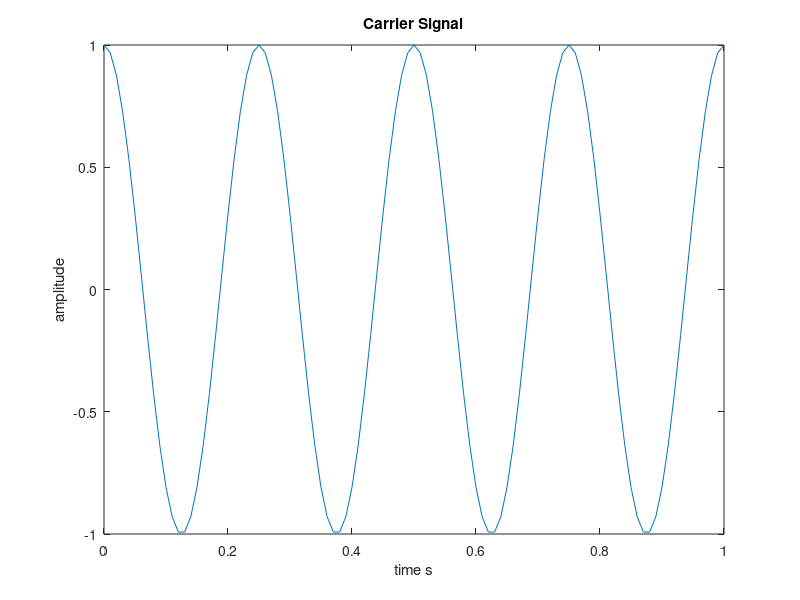
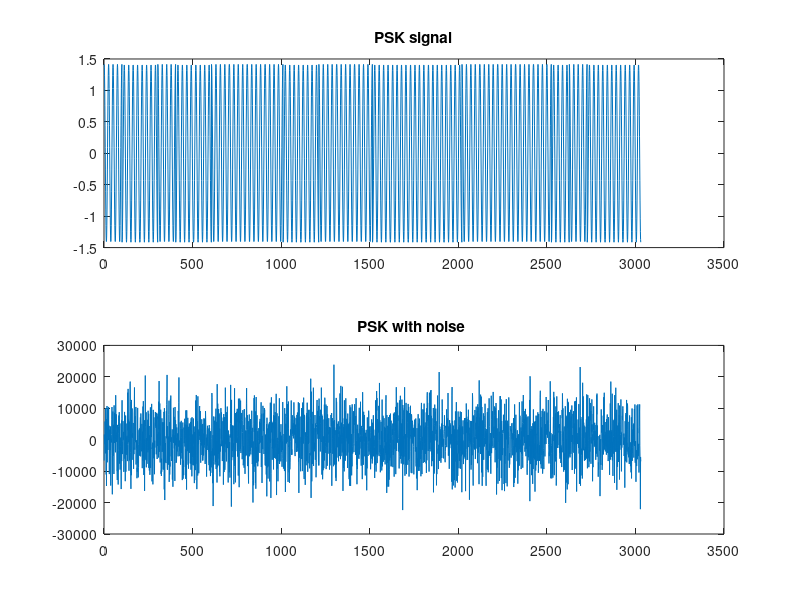
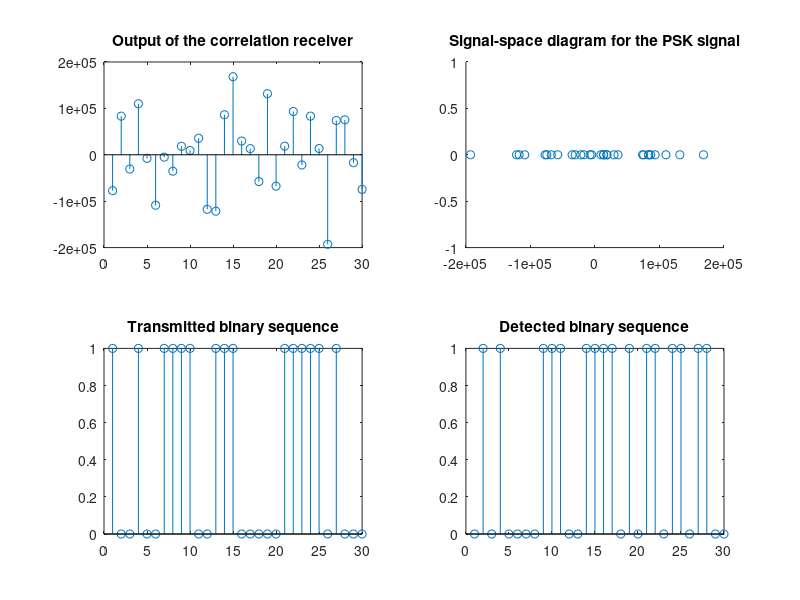

These charts were generated, in order, by the following MATLAB code:

clc; clear all;     close all;
%%
number_bits = 30; 
BINSEQ = abs(round(rand(1,number_bits)*2-1));
t = 0:1/100:1;
Eb = 1;
Tb = 1;
nc = 4;
fc = nc/Tb;
TX=[];

% Carrier Signal
Ac = 1.0;
wc = 2*pi * fc;
xc = cos(wc*t);
figure(1)
plot(t, Ac*xc);
title('Carrier Signal')
xlabel(' time s ');
ylabel( ' amplitude ' );

% PSK Modulation
for m=1:1:number_bits
    if(BINSEQ(m)==1)
        TX = [TX sqrt(2*Eb/Tb)*cos(2*pi*fc*t)];
    else
        TX = [TX -1*sqrt(2*Eb/Tb)*cos(2*pi*fc*t)];
    end
end

% Define SNR (in dB)
snr_db = -80; % Example SNR

% Calculate noise power
signal_power = mean(TX.^2); 
noise_power = signal_power / (10^(snr_db/10)) 

% Generate Gaussian noise
noise = sqrt(noise_power/2) * randn(size(TX)); 

% Add noise to the signal
RX_AWGN = TX + noise;

figure(2)
subplot(2,1,1)
plot(1:length(TX),TX)
title('PSK signal')
subplot(2,1,2)
plot(1:length(RX_AWGN),RX_AWGN)
title('PSK with noise ')

% Coherent Detection
LO = sqrt(2/Tb)*cos(2*pi*fc*t);
BINSEQDET=[];
CS=[];
for n=1:1:number_bits
    temp = RX_AWGN([(n-1)*101+1:1:(n-1)*101+101]);
    S = sum(temp.*LO);
    CS = [CS S];
    if(S>0)
        BINSEQDET = [BINSEQDET 1];
    else
        BINSEQDET = [BINSEQDET 0];
    end
end

figure(3)
subplot(2,2,1)
stem(CS)
title('Output of the correlation receiver')
subplot(2,2,2)
scatter(CS,zeros(1,number_bits))
title('Signal-space diagram for the PSK signal');
subplot(2,2,3)
stem(BINSEQ)
title('Transmitted binary sequence')
subplot(2,2,4)
stem(BINSEQDET)
title('Detected binary sequence')

Bit_error = sum(abs(BINSEQDET - BINSEQ))




